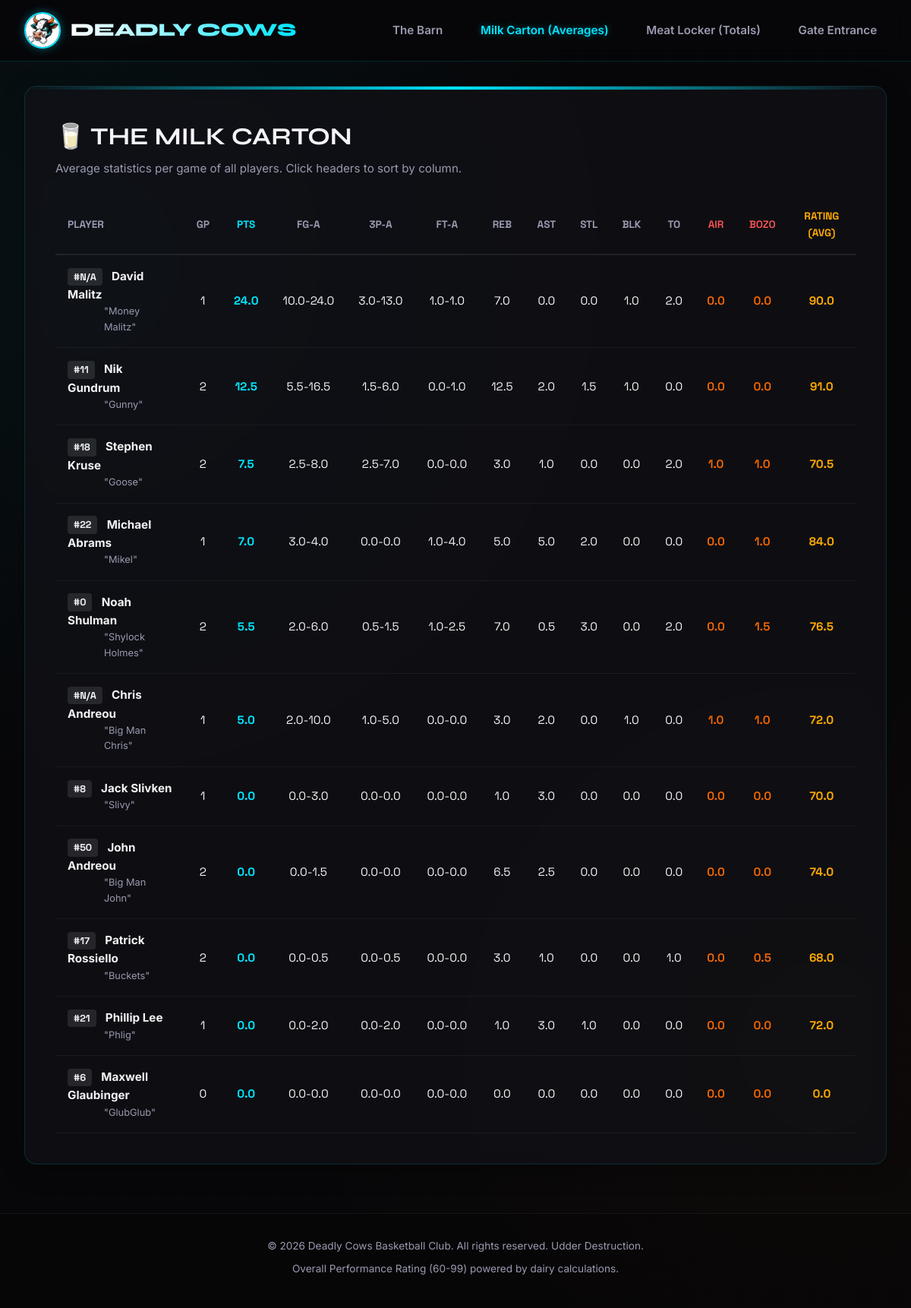
Screenshot of /averages with the database file from the repository.
### tables this page shows
CREATE TABLE players (
    id INTEGER PRIMARY KEY AUTOINCREMENT,
    name TEXT NOT NULL,
    jersey_number TEXT NOT NULL,
    nickname TEXT NOT NULL
);

### app.py (the view)
@app.route('/averages')
def averages():
    player_averages = database.get_player_averages()
    return render_template('averages.html', averages=player_averages)

### app.py (called while the page is built)
def is_admin():
    return session.get('logged_in') == True

@app.context_processor
def inject_globals():
    return dict(is_admin=is_admin)

### database.py (called while the page is built)
def get_db_connection():
    conn = sqlite3.connect(DB_PATH)
    conn.execute("PRAGMA foreign_keys = ON;")
    conn.row_factory = sqlite3.Row
    return conn

### templates/averages.html (shortened to what this page needs)
{% extends 'layout.html' %}
{% block content %}
<div class="glass-panel">
    <div style="display: flex; justify-content: space-between; align-items: center; margin-bottom: 1.5rem; flex-wrap: wrap; gap: 1rem;">
        <div>
            <h2 class="glass-panel-title" style="margin-bottom: 0.3rem;">🥛 The Milk Carton</h2>
            <p style="color: var(--text-secondary); font-size: 0.95rem;">Average statistics per game of all players. Click headers to sort by column.</p>
        </div>
    </div>
    {% if averages %}
        <div class="table-wrapper">
            <table class="stats-table">
                <thead>
                    <tr>
                        <th class="sortable">Player</th>
                        <th class="sortable" style="text-align: center;">GP</th>
                        <th class="sortable" style="text-align: center; color: var(--neon-green);">PTS</th>
                        <th class="sortable" style="text-align: center;">FG-A</th>
                        <th class="sortable" style="text-align: center;">3P-A</th>
                        <th class="sortable" style="text-align: center;">FT-A</th>
                        <th class="sortable" style="text-align: center;">REB</th>
                        <th class="sortable" style="text-align: center;">AST</th>
                        <th class="sortable" style="text-align: center;">STL</th>
                        <th class="sortable" style="text-align: center;">BLK</th>
                        <th class="sortable" style="text-align: center;">TO</th>
                        <th class="sortable text-bad" style="text-align: center; color: #ff5555;">AIR</th>
                        <th class="sortable text-bad" style="text-align: center; color: #ff5555;">BOZO</th>
                        <th class="sortable" style="text-align: center; color: var(--neon-gold);">Rating (Avg)</th>
                    </tr>
                </thead>
                <tbody>
                    {% for p in averages %}
                        <tr>
                            <td>
                                <span class="jersey-badge">#{{ p.jersey_number }}</span>
                                <strong>{{ p.name }}</strong>
                                <span style="font-size: 0.8rem; color: var(--text-secondary); display: block; margin-left: 3rem;">
                                    "{{ p.nickname }}"
                                </span>
                            </td>
                            <td style="text-align: center; font-family: var(--font-mono);">{{ p.games_played }}</td>
                            <td data-label="PTS" style="text-align: center; font-family: var(--font-mono); font-weight: 700; color: var(--neon-green);">{{ p.avg_points }}</td>
                            <td data-label="FG-A" style="text-align: center; font-family: var(--font-mono);">{{ p.avg_fg }}-{{ p.avg_fga }}</td>
                            <td data-label="3P-A" style="text-align: center; font-family: var(--font-mono);">{{ p.avg_three_pt }}-{{ p.avg_three_pta }}</td>
                            <td data-label="FT-A" style="text-align: center; font-family: var(--font-mono);">{{ p.avg_ft }}-{{ p.avg_fta }}</td>
                            <td data-label="REB" style="text-align: center; font-family: var(--font-mono);">{{ p.avg_rebounds }}</td>
                            <td data-label="AST" style="text-align: center; font-family: var(--font-mono);">{{ p.avg_assists }}</td>
                            <td data-label="STL" style="text-align: center; font-family: var(--font-mono);">{{ p.avg_steals }}</td>
                            <td data-label="BLK" style="text-align: center; font-family: var(--font-mono);">{{ p.avg_blocks }}</td>
                            <td data-label="TO" style="text-align: center; font-family: var(--font-mono);">{{ p.avg_turnovers }}</td>
                            <td data-label="AIR" style="text-align: center; font-family: var(--font-mono); color: var(--neon-red); font-weight: 600;">{{ p.avg_airballs }}</td>
                            <td data-label="BOZO" style="text-align: center; font-family: var(--font-mono); color: var(--neon-red); font-weight: 600;">{{ p.avg_bozo_moments }}</td>
                            <td data-label="Rating" style="text-align: center; font-family: var(--font-mono); font-weight: 700; color: var(--neon-gold);">{{ p.avg_rating }}</td>
                        </tr>
                    {% endfor %}
                </tbody>
            </table>
        </div>
    {% else %}
        <div style="text-align: center; padding: 3rem; color: var(--text-secondary);">
            <p>No player average stats available. First add some players and record matches in the admin section.</p>
        </div>
    {% endif %}
</div>
{% endblock %}

### static/css/style.css (style rules this page uses)
:root { --bg-color: #070709; --card-bg: rgba(18, 18, 24, 0.7); --border-color: rgba(0, 229, 255, 0.15); --neon-green: #00e5ff; --neon-green-glow: rgba(0, 229, 255, 0.4); --neon-red: #ff6a00; --neon-red-glow: rgba(255, 106, 0, 0.4); --neon-gold: #ffaa00; --neon-gold-glow: rgba(255, 170, 0, 0.4); --text-primary: #f3f3f6; --text-secondary: #9a9ab0; --font-header: 'Syne', sans-serif; --font-mono: 'Space Grotesk', sans-serif; --font-body: 'Inter', sans-serif; }
* { box-sizing: border-box; margin: 0; padding: 0; }
body { background-color: var(--bg-color); background-image: radial-gradient(circle at 10% 20%, rgba(0, 229, 255, 0.05) 0%, transparent 40%), radial-gradient(circle at 90% 80%, rgba(255, 106, 0, 0.03) 0%, transparent 40%), linear-gradient(rgba(255, 255, 255, 0.005) 1px, transparent 1px), linear-gradient(90deg, rgba(255, 255, 255, 0.005) 1px, transparent 1px); background-size: 100% 100%, 100% 100%, 40px 40px, 40px 40px; color: var(--text-primary); font-family: var(--font-body); line-height: 1.6; overflow-x: hidden; min-height: 100vh; }
.glass-panel { background: var(--card-bg); backdrop-filter: blur(10px); border: 1px solid var(--border-color); border-radius: 16px; padding: 2.5rem; box-shadow: 0 8px 32px rgba(0, 0, 0, 0.3); margin-bottom: 2.5rem; position: relative; overflow: hidden; }
.glass-panel::before { content: ''; position: absolute; top: 0; left: 0; width: 100%; height: 4px; background: linear-gradient(90deg, transparent, var(--neon-green), transparent); }
.glass-panel-title { font-family: var(--font-header); font-size: 2rem; text-transform: uppercase; margin-bottom: 1.5rem; display: flex; align-items: center; gap: 0.8rem; }
.table-wrapper { overflow-x: auto; margin-top: 1rem; }
table.stats-table { width: 100%; border-collapse: collapse; text-align: left; }
table.stats-table th { padding: 1rem; font-family: var(--font-mono); font-size: 0.85rem; text-transform: uppercase; color: var(--text-secondary); border-bottom: 2px solid rgba(255, 255, 255, 0.08); }
table.stats-table td { padding: 1rem; border-bottom: 1px solid rgba(255, 255, 255, 0.05); font-size: 0.95rem; }
.text-bad { color: var(--neon-red); font-weight: 600; }
.jersey-badge { background: rgba(255, 255, 255, 0.1); color: var(--text-primary); font-family: var(--font-mono); font-size: 0.8rem; padding: 0.2rem 0.5rem; border-radius: 4px; margin-right: 0.5rem; font-weight: 700; }

### rows the page displays
players: jersey_number "N/A", name "David Malitz", nickname "Money Malitz", games_played "1", avg_points "24.0", avg_fg "10.0", avg_fga "24.0", avg_three_pt "3.0", avg_three_pta "13.0", avg_ft "1.0", avg_fta "1.0", avg_rebounds "7.0", avg_assists "0.0", avg_steals "0.0", avg_blocks "1.0", avg_turnovers "2.0", avg_airballs "0.0", avg_bozo_moments "0.0", avg_rating "90.0"
players: jersey_number "11", name "Nik Gundrum", nickname "Gunny", games_played "2", avg_points "12.5", avg_fg "5.5", avg_fga "16.5", avg_three_pt "1.5", avg_three_pta "6.0", avg_ft "0.0", avg_fta "1.0", avg_rebounds "12.5", avg_assists "2.0", avg_steals "1.5", avg_blocks "1.0", avg_turnovers "0.0", avg_airballs "0.0", avg_bozo_moments "0.0", avg_rating "91.0"
players: jersey_number "18", name "Stephen Kruse", nickname "Goose", games_played "2", avg_points "7.5", avg_fg "2.5", avg_fga "8.0", avg_three_pt "2.5", avg_three_pta "7.0", avg_ft "0.0", avg_fta "0.0", avg_rebounds "3.0", avg_assists "1.0", avg_steals "0.0", avg_blocks "0.0", avg_turnovers "2.0", avg_airballs "1.0", avg_bozo_moments "1.0", avg_rating "70.5"
players: jersey_number "22", name "Michael Abrams", nickname "Mikel", games_played "1", avg_points "7.0", avg_fg "3.0", avg_fga "4.0", avg_three_pt "0.0", avg_three_pta "0.0", avg_ft "1.0", avg_fta "4.0", avg_rebounds "5.0", avg_assists "5.0", avg_steals "2.0", avg_blocks "0.0", avg_turnovers "0.0", avg_airballs "0.0", avg_bozo_moments "1.0", avg_rating "84.0"
players: jersey_number "0", name "Noah Shulman", nickname "Shylock Holmes", games_played "2", avg_points "5.5", avg_fg "2.0", avg_fga "6.0", avg_three_pt "0.5", avg_three_pta "1.5", avg_ft "1.0", avg_fta "2.5", avg_rebounds "7.0", avg_assists "0.5", avg_steals "3.0", avg_blocks "0.0", avg_turnovers "2.0", avg_airballs "0.0", avg_bozo_moments "1.5", avg_rating "76.5"
players: jersey_number "N/A", name "Chris Andreou", nickname "Big Man Chris", games_played "1", avg_points "5.0", avg_fg "2.0", avg_fga "10.0", avg_three_pt "1.0", avg_three_pta "5.0", avg_ft "0.0", avg_fta "0.0", avg_rebounds "3.0", avg_assists "2.0", avg_steals "0.0", avg_blocks "1.0", avg_turnovers "0.0", avg_airballs "1.0", avg_bozo_moments "1.0", avg_rating "72.0"
players: jersey_number "8", name "Jack Slivken", nickname "Slivy", games_played "1", avg_points "0.0", avg_fg "0.0", avg_fga "3.0", avg_three_pt "0.0", avg_three_pta "0.0", avg_ft "0.0", avg_fta "0.0", avg_rebounds "1.0", avg_assists "3.0", avg_steals "0.0", avg_blocks "0.0", avg_turnovers "0.0", avg_airballs "0.0", avg_bozo_moments "0.0", avg_rating "70.0"
players: jersey_number "50", name "John Andreou", nickname "Big Man John", games_played "2", avg_points "0.0", avg_fg "0.0", avg_fga "1.5", avg_three_pt "0.0", avg_three_pta "0.0", avg_ft "0.0", avg_fta "0.0", avg_rebounds "6.5", avg_assists "2.5", avg_steals "0.0", avg_blocks "0.0", avg_turnovers "0.0", avg_airballs "0.0", avg_bozo_moments "0.0", avg_rating "74.0"
players: jersey_number "17", name "Patrick Rossiello", nickname "Buckets", games_played "2", avg_points "0.0", avg_fg "0.0", avg_fga "0.5", avg_three_pt "0.0", avg_three_pta "0.5", avg_ft "0.0", avg_fta "0.0", avg_rebounds "3.0", avg_assists "1.0", avg_steals "0.0", avg_blocks "0.0", avg_turnovers "1.0", avg_airballs "0.0", avg_bozo_moments "0.5", avg_rating "68.0"
players: jersey_number "21", name "Phillip Lee", nickname "Phlig", games_played "1", avg_points "0.0", avg_fg "0.0", avg_fga "2.0", avg_three_pt "0.0", avg_three_pta "2.0", avg_ft "0.0", avg_fta "0.0", avg_rebounds "1.0", avg_assists "3.0", avg_steals "1.0", avg_blocks "0.0", avg_turnovers "0.0", avg_airballs "0.0", avg_bozo_moments "0.0", avg_rating "72.0"
players: jersey_number "6", name "Maxwell Glaubinger", nickname "GlubGlub", games_played "0", avg_points "0.0", avg_fg "0.0", avg_fga "0.0", avg_three_pt "0.0", avg_three_pta "0.0", avg_ft "0.0", avg_fta "0.0", avg_rebounds "0.0", avg_assists "0.0", avg_steals "0.0", avg_blocks "0.0", avg_turnovers "0.0", avg_airballs "0.0", avg_bozo_moments "0.0", avg_rating "0.0"
